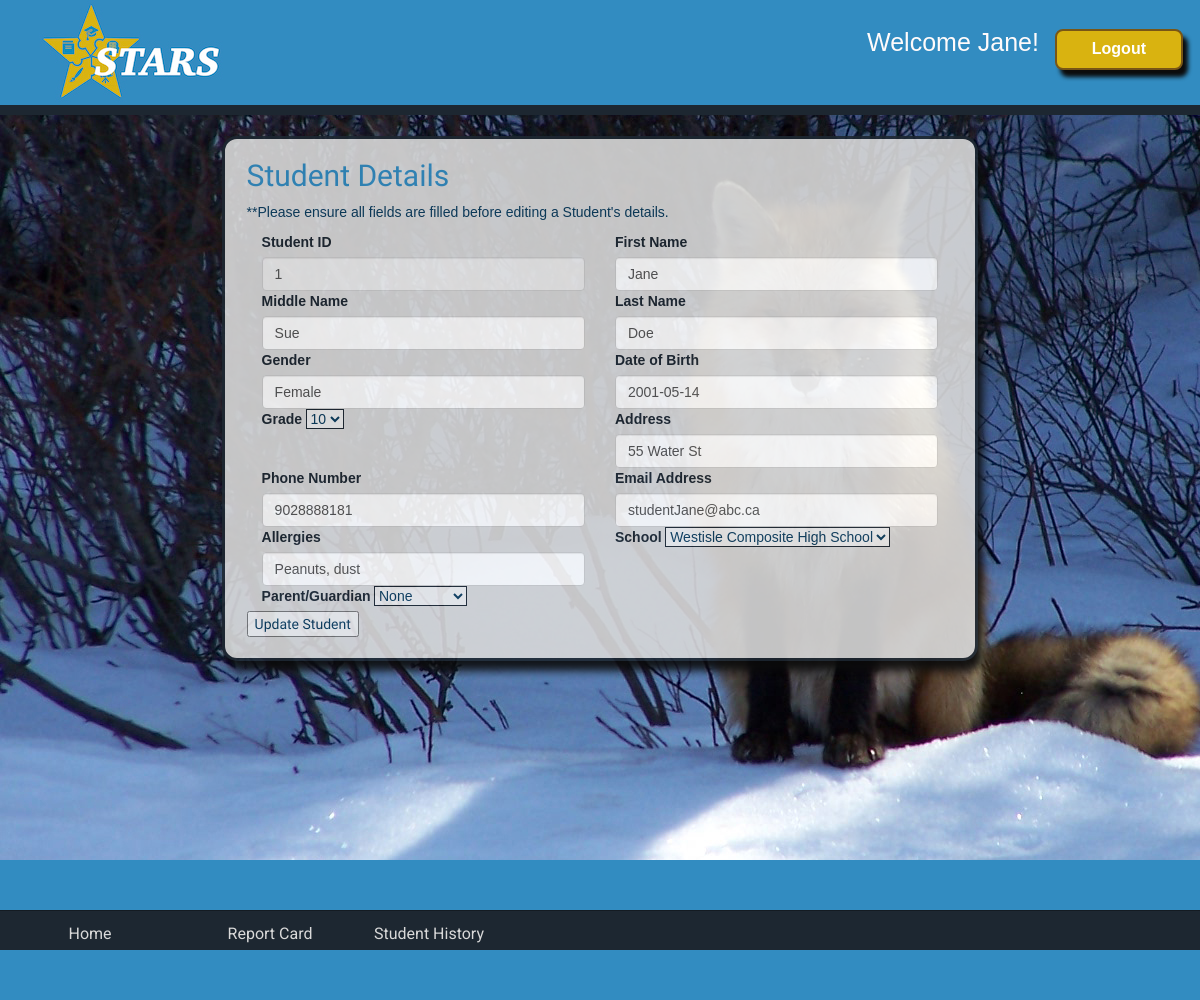
/php/admin/editStudent.php?studentID=1 (signed in), run on the app's committed database.
### tables this page shows
CREATE TABLE `Student` (
                           `studentID` INTEGER(10) NOT NULL AUTO_INCREMENT,
                           `firstName` VARCHAR(30) NOT NULL,
                           `middleName` VARCHAR(30) NOT NULL,
                           `lastName` VARCHAR(60) NOT NULL,
                           `gender` VARCHAR(50) NOT NULL,
                           `dob` CHAR(10) NOT NULL,
                           `grade` INTEGER(10) NOT NULL,
                           `address` VARCHAR(100) NOT NULL,
                           `phoneNum` CHAR(10) NOT NULL,
                           `emailAddress` VARCHAR(100) NOT NULL,
                           `allergies` VARCHAR(500) NOT NULL,
                           `schoolID` INTEGER(10) NOT NULL,
                           `guardianID` INTEGER(10),
                           `userID` INTEGER(10) NOT NULL,
                           `supportEducatorID` INTEGER(10),
                           PRIMARY KEY (`studentID`)
);

### php/admin/editStudent.php (the view, shortened to what this page needs)
<?php
    include "../db/dbConn.php";
    include "../button.class.php";
    if (isset($_POST["updateStudent"])) {
        $msg = "";
        $studentID = $_SESSION["studentID"];
        if ($_POST["firstName"] == "" || $_POST["middleName"] == "" || $_POST["lastName"] == "" ||
            $_POST["gender"] == "" || $_POST["dob"] == "" || $_POST["address"] == "" || $_POST["phoneNum"] == "" ||
            $_POST["emailAddress"] == "" || strlen($_POST["phoneNum"]) < 10 || strlen($_POST["phoneNum"]) > 10 ||
            strlen($_POST["dob"]) < 10 || strlen($_POST["dob"]) > 10) {
            $msg = "Student could not be updated. Please make sure all fields are filled before updating.";
        } else {
            $firstNameFromForm = $_POST["firstName"];
            $middleNameFromForm = $_POST["middleName"];
            $lastNameFromForm = $_POST["lastName"];
            $genderFromForm = $_POST["gender"];
            $dobFromForm = $_POST["dob"];
            $gradeFromForm = $_POST["grade"];
            $addressFromForm = $_POST["address"];
            $phoneNumberFromForm = $_POST["phoneNum"];
            $emailAddressFromForm = $_POST["emailAddress"];
            $allergiesFromForm = $_POST["allergies"];
            $schoolIDFromForm = $_POST["selectSchool"];
            $parentGuardianIDFromForm = $_POST["selectParentGuardian"];
            $updateStudentQuery = "UPDATE student SET firstName = '$firstNameFromForm', middleName = '$middleNameFromForm',
                           lastName = '$lastNameFromForm', gender = '$genderFromForm', dob = '$dobFromForm', grade = '$gradeFromForm',
                           address = '$addressFromForm', phoneNum = '$phoneNumberFromForm', emailAddress = '$emailAddressFromForm',
                           allergies = '$allergiesFromForm', schoolID = $schoolIDFromForm, guardianID = $parentGuardianIDFromForm
                           WHERE studentID = $studentID;";
            $resultSetFromUpdateStudent = $database->query($updateStudentQuery);
            if ($resultSetFromUpdateStudent == 1) {
                $msg = "<h2>Student $studentID has been successfully updated in STARS.</h2><br>";
            } else {
                $msg = "<h2>Sorry, student $studentID could not be updated to the database at this time</h2><br>";
            }
        }
    } else {
        $studentID = $_SESSION["studentID"];
        $queryStudent = "SELECT * FROM student WHERE studentID = $studentID;";
        $resultSetFromQueryStudent = $database->query($queryStudent);
        if ($resultSetFromQueryStudent->num_rows == 1) {
            while ($row = $resultSetFromQueryStudent->fetch_assoc()) {
                $firstName = $row["firstName"];
                $middleName = $row["middleName"];
                $lastName = $row["lastName"];
                $gender = $row["gender"];
                $dob = $row["dob"];
                $address = $row["address"];
                $phoneNumber = $row["phoneNum"];
                $emailAddress = $row["emailAddress"];
                $allergies = $row["allergies"];
            }
        }
        ?>
        <!doctype html>
        <html lang="en">
            <head>
                <link rel="stylesheet" href="//code.jquery.com/ui/1.12.1/themes/base/jquery-ui.css">
                <link rel="stylesheet" href="https://maxcdn.bootstrapcdn.com/bootstrap/3.4.0/css/bootstrap.min.css">
                <link href="../../css/stars.css" rel="stylesheet">
            </head>
            <body>
                <?php include "../../header.php"; ?>
                <div class="jumbotron-fluid">
                    <div class="container-fluid">
                        <form action="editStudent.php" method="post">
                            <h2>Student Details</h2>
                            <p>**Please ensure all fields are filled before editing a Student's details.</p>
                            <div class="row">
                                <div class="col-sm-6">
                                    <label for="studentID">Student ID</label>
                                    <input type="text" name="studentID" class="form-control"
                                           value="<?php echo $studentID; ?>" readonly>
                                </div>
                                <div class="col-sm-6">
                                    <label for="firstname">First Name</label>
                                    <input type="text" name="firstName" class="form-control"
                                           value="<?php echo $firstName; ?>">
                                </div>
                            </div>
                            <div class="row">
                                <div class="col-sm-6">
                                    <label for="middlename">Middle Name</label>
                                    <input type="text" name="middleName" class="form-control"
                                           value="<?php echo $middleName; ?>">
                                </div>
                                <div class="col-sm-6">
                                    <label for="title">Last Name</label>
                                    <input type="text" name="lastName" class="form-control"
                                           value="<?php echo $lastName; ?>">
                                </div>
                            </div>
                            <div class="row">
                                <div class="col-sm-6">
                                    <label for="title">Gender</label>
                                    <input type="text" name="gender" class="form-control"
                                           value="<?php echo $gender; ?>">
                                </div>
                                <div class="col-sm-6">
                                    <label for="title">Date of Birth</label>
                                    <input type="text" name="dob" class="form-control"
                                           value="<?php echo $dob; ?>">
                                </div>
                            </div>
                            <div class="row">
                                <div class="col-sm-6">
                                    <label for="title">Grade</label>
                                    <select name="grade">
                                        <option value="10">10</option>
                                    </select>
                                </div>
                                <div class="col-sm-6">
                                    <label for="title">Address</label>
                                    <input type="text" name="address" class="form-control"
                                           value="<?php echo $address; ?>">
                                </div>
                            </div>
                            <div class="row">
                                <div class="col-sm-6">
                                    <label for="title">Phone Number</label>
                                    <input type="text" name="phoneNum" class="form-control"
                                           value="<?php echo $phoneNumber; ?>">
                                </div>
                                <div class="col-sm-6">
                                    <label for="title">Email Address</label>
                                    <input type="text" name="emailAddress" class="form-control"
                                           value="<?php echo $emailAddress; ?>">
                                </div>
                            </div>
                            <div class="row">
                                <div class="col-sm-6">
                                    <label for="title">Allergies</label>
                                    <input type="text" name="allergies" class="form-control"
                                           value="<?php echo $allergies; ?>">
                                </div>
                                <div class="col-sm-6">
                                    <label for="selectSchool">School</label>
                                    <select name="selectSchool">
                                        <?php
                                            $querySchools = "SELECT schoolID, name FROM school";
                                            $resultFromSchoolQuery = $database->query($querySchools);
                                            if ($resultFromSchoolQuery->num_rows > 0) {
                                                while ($schoolResults = $resultFromSchoolQuery->fetch_assoc()) {
                                                    ?>
                                                    <option
                                                    value="<?php echo $schoolResults["schoolID"]; ?>"><?php echo $schoolResults["name"]; ?></option><?php
                                                }
                                            } else {
                                                echo "<option>There are no Schools registered in STARS</option>";
                                            }
                                        ?>
                                    </select>
                                </div>
                            </div>
                            <div class="row">
                                <div class="col-sm-6">
                                    <label for="selectParentGuardian">Parent/Guardian</label>
                                    <select name="selectParentGuardian">
                                        <option value=NULL>None</option>
                                    </select>
                                </div>
                            </div>
                            <div class="col-3">
                                <button type="submit" id="updateStudent" name="updateStudent">Update Student</button>
                            </div>
                        </form>
                    </div>
                </div>
                <div class="bottom">
                    <div id="footer">
                        <?php include("../../navMenu.php"); ?>
                    </div>
                </div>
            </body>
        </html>
        <?php
    }
?>

### header.php (shortened to what this page needs)
<?php
include 'php/db/dbConn.php';
$loggedUser = " to STARS";
$success = false;
$access = 0;
if (isset($_SESSION['isLoggedIn'])) {
    $success = TRUE;
    $loggedId = $_SESSION['userID'];
    $access = $_SESSION['accessCode'];
}
switch ($access) {
    case 5:
        $queryStu = "SELECT student.firstName FROM student WHERE student.userID = '$loggedId'";
        $result1 = $database->query($queryStu);
        $rowName = $result1->fetch_assoc();
        $loggedUser = $rowName["firstName"];
        break;
}
?>
    <div class="row-header header">
        <div class="col-sm-8 starnav">
          <img src="/CIS2261_Team_Talent_FP_Code/img/StarsWhiteFIN.jpg">
        </div>
        <div class="col-sm-4 topnav">
        <nav>
            <ul class="nav nav-pills pull-right welcome">
                <?php
                if ($success == true) {
                    echo "<li role='presentation'>Welcome " . $loggedUser . "! &nbsp;";
                    echo "</li>";
                }
                ?>
            </ul>
        </nav>
        </div>
    </div>

### css/stars.css (style rules this page uses)
* { box-sizing: border-box; }
html, body { margin: 0; padding: 0; background-color: #328cc1; font-family: Arial, Helvetica, sans-serif; }
.jumbotron-fluid { background-image: url("../img/fox1.jpg"); background-repeat: no-repeat; background-attachment: fixed; padding: 5%; position: center; top: 15%; left: 0px; right: 0px; min-height: 1000px; z-index: 3; }
.container-fluid { background: #d9d9d9; opacity: 0.9; border-radius: 15px; margin: auto; margin-top: 7%; position: relative; width: 70%; border: 3px solid #1D2731; padding: 2%; padding-top: 0%; box-shadow: 5px 10px 8px #0c0c0c; font-family: 'Archivo Black', sans-serif; color: #0b3c5d; overflow: auto; }
.header { background-color: #328cc1; padding-left: 2%; position: fixed; width: 100%; z-index: 30; border-bottom: 10px solid #1D2731; height: 115px; }
label { font-family: Helvetica; color: #1D2731; }
input, select { border: 1px solid #1D2731; font-family: 'Arial', sans-serif; }
p { font-family: 'Arial', sans-serif; }
h1, h2 { color: #328cc1; }
.starnav { position: relative; right: 0px; float: left; height: 115px; top: 0px; }
.topnav { position: relative; float: right; height: 115px; padding-top: 25px; }
.welcome { list-style: none; font-family: Helvetica, sans-serif; font-size: 25px; color: #fffbfb; }
#footer { position: fixed; bottom: 5%; margin: 0px; padding: 0px; left: 0px; right: 0px; width: 100%; height: inherit; border-top: 1px solid rgba(0, 0, 0, 0.3); background: #1D2731; z-index: 5; }
.bottom { position: fixed; bottom: 0%; margin: 0px; padding: 0px; left: 0px; right: 0px; width: 100%; height: 40px; background: #328cc1; z-index: 2; }
.row-header { margin-left: 0px; margin-right: 0px; }
.row { margin:0 !important; }

### data on the page
student: firstName "Jane", middleName "Sue", lastName "Doe", gender "Female", dob "2001-05-14", address "55 Water St", phoneNum "9028888181", emailAddress "studentJane@abc.ca", allergies "Peanuts, dust"

### other printed values
form field selectSchool "Westisle Composite High School"
